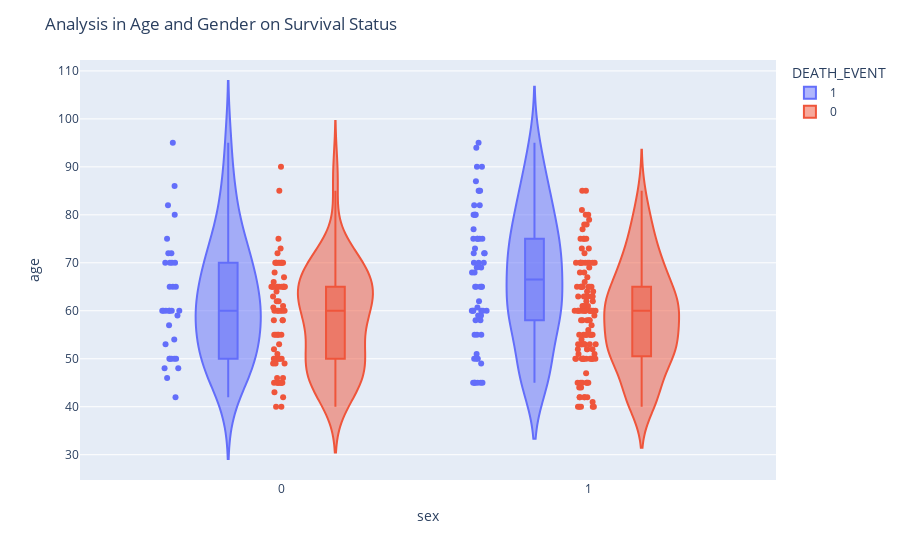

Notebook code for this chart:
### Code cell
fig = px.violin(heart_data, y="age", x="sex", color="DEATH_EVENT", box=True, points="all", hover_data=heart_data.columns)
fig.update_layout(title_text="Analysis in Age and Gender on Survival Status")
fig.show()

### Figure 1 — Plotly figure (JSON) as saved in the notebook; plotly's stock layout.template omitted (floating-point values rounded to 4 significant figures; data arrays with more than 128 entries replaced by an {"elided": "..."} marker saying what was removed)
{"data": [{"alignmentgroup": "True", "box": {"visible": true}, "customdata": {"elided": "96x11 float values"}, "hovertemplate": "DEATH_EVENT=%{customdata[10]}<br>sex=%{x}<br>age=%{y}<br>anaemia=%{customdata[0]}<br>creatinine_phosphokinase=%{customdata[1]}<br>diabetes=%{customdata[2]}<br>ejection_fraction=%{customdata[3]}<br>high_blood_pressure=%{customdata[4]}<br>platelets=%{customdata[5]}<br>serum_creatinine=%{customdata[6]}<br>serum_sodium=%{customdata[7]}<br>smoking=%{customdata[8]}<br>time=%{customdata[9]}<extra></extra>", "legendgroup": "1", "marker": {"color": "#636efa"}, "name": "1", "offsetgroup": "1", "orientation": "v", "points": "all", "scalegroup": "True", "showlegend": true, "type": "violin", "x": [1, 1, 1, 1, 0, 1, 1, 1, 0, 1, 1, 1, 1, 1, 1, 1, 1, 0, 0, 0, 1, 0, 1, 0, 1, 1, 1, 1, 1, 0, 1, 1, 1, 0, 0, 1, 0, 1, 0, 1, 1, 1, 1, 0, 1, 0, 0, 0, 0, 1, 1, 1, 1, 0, 1, 1, 0, 1, 0, 1, 1, 1, 1, 0, 0, 1, 0, 1, 0, 0, 1, 0, 1, 1, 1, 0, 0, 1, 0, 1, 1, 1, 1, 1, 1, 0, 0, 1, 1, 0, 0, 1, 0, 1, 1, 1], "x0": " ", "xaxis": "x", "y": [75, 55, 65, 50, 65, 90, 75, 60, 65, 80, 75, 62, 45, 50, 82, 87, 45, 70, 48, 65, 68, 75, 80, 95, 70, 58, 82, 94, 85, 50, 65, 69, 90, 82, 60, 70, 50, 70, 60, 50, 51, 60, 80, 57, 68, 53, 60, 70, 60, 95, 49, 72, 45, 50, 45, 60, 42, 72, 70, 65, 85, 69, 60, 60, 59, 60, 72, 85, 70, 86, 60, 46, 80, 72, 75, 72, 50, 45, 80, 59, 59, 65, 75, 58, 60.67, 50, 60, 45, 77, 48, 54, 73, 60, 55, 65, 55], "y0": " ", "yaxis": "y"}, {"alignmentgroup": "True", "box": {"visible": true}, "customdata": {"elided": "203x11 float values"}, "hovertemplate": "DEATH_EVENT=%{customdata[10]}<br>sex=%{x}<br>age=%{y}<br>anaemia=%{customdata[0]}<br>creatinine_phosphokinase=%{customdata[1]}<br>diabetes=%{customdata[2]}<br>ejection_fraction=%{customdata[3]}<br>high_blood_pressure=%{customdata[4]}<br>platelets=%{customdata[5]}<br>serum_creatinine=%{customdata[6]}<br>serum_sodium=%{customdata[7]}<br>smoking=%{customdata[8]}<br>time=%{customdata[9]}<extra></extra>", "legendgroup": "0", "marker": {"color": "#EF553B"}, "name": "0", "offsetgroup": "0", "orientation": "v", "points": "all", "scalegroup": "True", "showlegend": true, "type": "violin", "x": {"elided": "203 int values"}, "x0": " ", "xaxis": "x", "y": {"elided": "203 float values"}, "y0": " ", "yaxis": "y"}], "layout": {"legend": {"title": {"text": "DEATH_EVENT"}, "tracegroupgap": 0}, "margin": {"t": 60}, "title": {"text": "Analysis in Age and Gender on Survival Status"}, "violinmode": "group", "xaxis": {"anchor": "y", "domain": [0, 1], "title": {"text": "sex"}}, "yaxis": {"anchor": "x", "domain": [0, 1], "title": {"text": "age"}}}}
